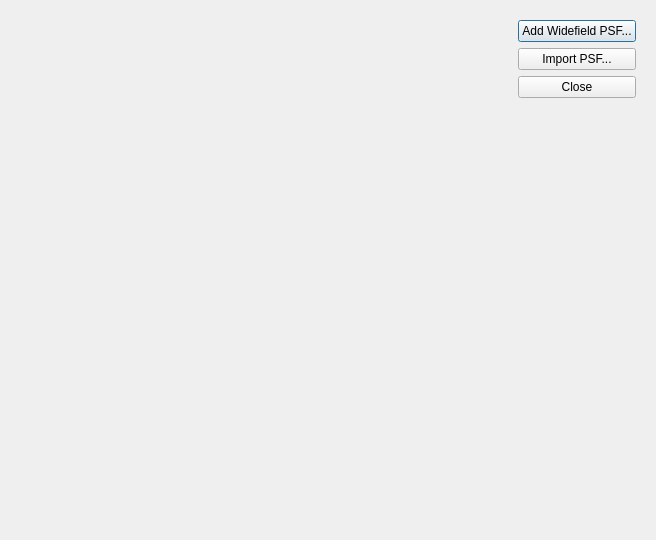
<?xml version="1.0" encoding="UTF-8"?>
<ui version="4.0">
 <class>PSFEditorDialog</class>
 <widget class="QDialog" name="PSFEditorDialog">
  <property name="geometry">
   <rect>
    <x>0</x>
    <y>0</y>
    <width>656</width>
    <height>540</height>
   </rect>
  </property>
  <property name="windowTitle">
   <string>Point-Spread Function Editor</string>
  </property>
  <layout class="QHBoxLayout" name="horizontalLayout">
   <item>
    <widget class="QWidget" name="gui_PSFDisplay" native="true"/>
   </item>
   <item>
    <widget class="QWidget" name="gui_Controls" native="true">
     <property name="sizePolicy">
      <sizepolicy hsizetype="Maximum" vsizetype="Preferred">
       <horstretch>0</horstretch>
       <verstretch>0</verstretch>
      </sizepolicy>
     </property>
     <layout class="QVBoxLayout" name="verticalLayout">
      <item>
       <widget class="QPushButton" name="gui_AddWidefieldPSFButton">
        <property name="text">
         <string>Add Widefield PSF...</string>
        </property>
       </widget>
      </item>
      <item>
       <widget class="QPushButton" name="gui_ImportPSFButton">
        <property name="text">
         <string>Import PSF...</string>
        </property>
       </widget>
      </item>
      <item>
       <widget class="QPushButton" name="gui_CloseButton">
        <property name="text">
         <string>Close</string>
        </property>
       </widget>
      </item>
      <item>
       <spacer name="verticalSpacer">
        <property name="orientation">
         <enum>Qt::Vertical</enum>
        </property>
        <property name="sizeHint" stdset="0">
         <size>
          <width>20</width>
          <height>40</height>
         </size>
        </property>
       </spacer>
      </item>
     </layout>
    </widget>
   </item>
  </layout>
 </widget>
 <resources/>
 <connections/>
</ui>
